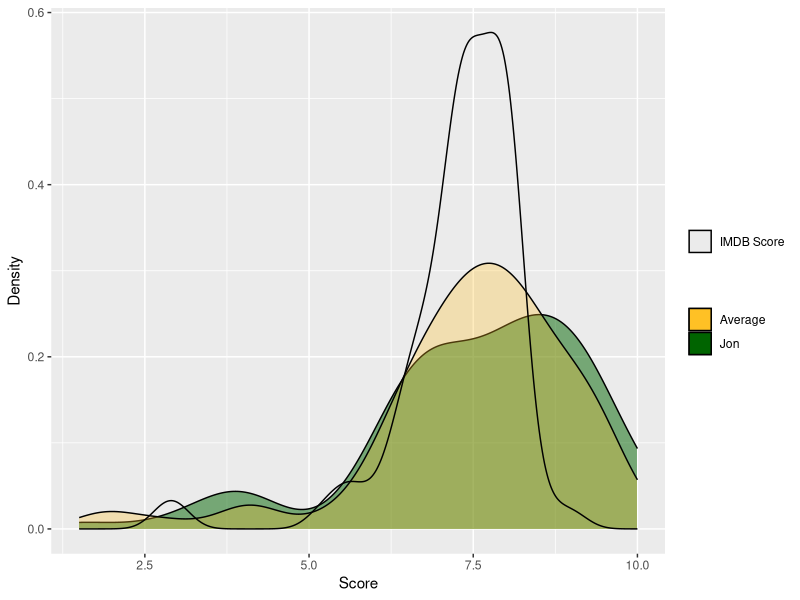
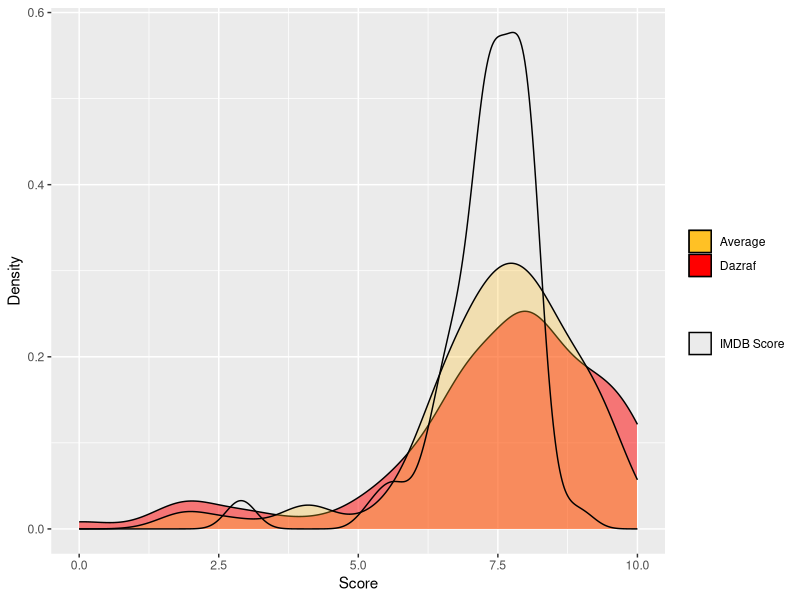
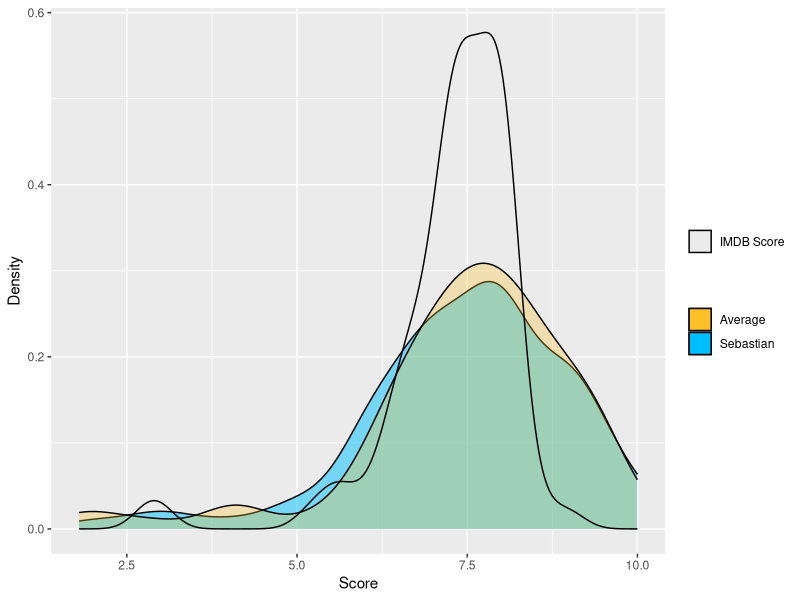
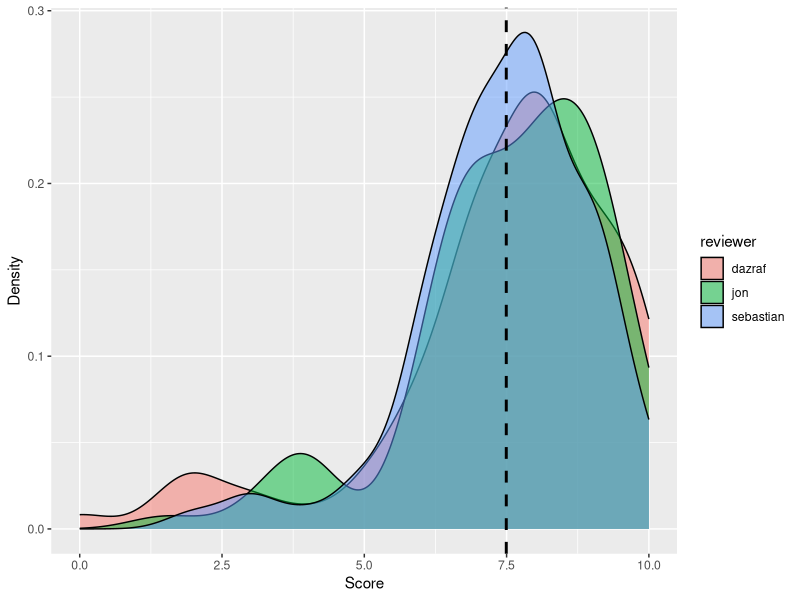
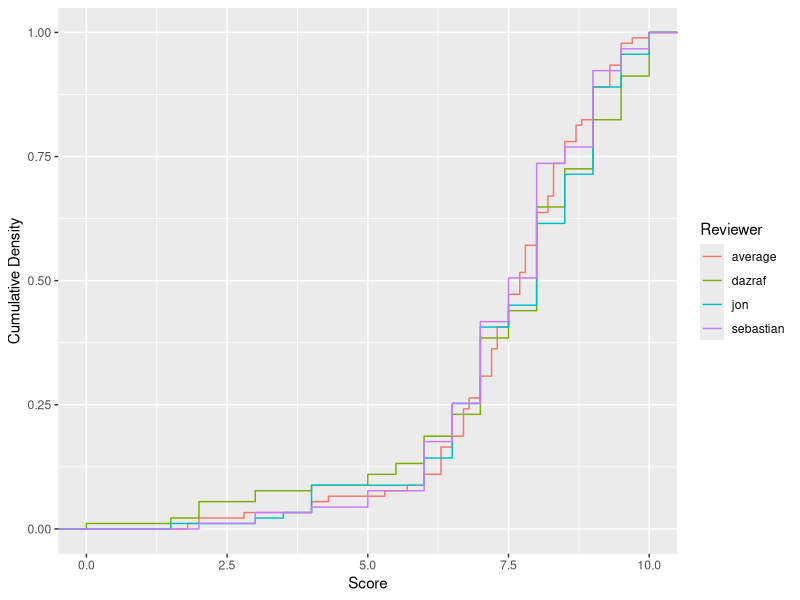

The R script that drew these images, in order:
## ---- chunk 1
library(knitr)
library(readr)
library(tidyverse)
library(lubridate)
library(broom)
library(arsenal)


# movie_list <- read_csv("Documents/movie_rater/movie_analysis/data/output/movie_list_current_clean.csv")
# setwd("~Documents/movie_rater/movie_analysis")
movie_list <- read_csv("data/output/movie_list_current_clean.csv")

# clean data and add features ---------------------------------------------

setwd("~/Documents/movie_rater/movie_analysis")

movies <-
  movie_list %>% 
  rename(imdb_year = Year) %>% 
  rename_all(tolower) %>% 
  rename(imdb_id =`imdb id`,
         imdb_score = `imdb score`) %>% 
  separate(month, into = c("month_reviewed", "year_reviewed"), sep = "/") %>% 
  mutate_at(c("month_reviewed", "year_reviewed"), as.numeric) %>% 
  mutate(decade = imdb_year - imdb_year %% 10 )

movies.long <-
  movies %>% 
  pivot_longer(cols = sebastian:average,
               names_to = "reviewer",
               values_to = "reviewer_score")

movies.genres <-
  movies %>% 
  pivot_longer(
    cols = genre_1:genre_6,
    names_to = "count_genres",
    values_to = "genre"
  ) %>% 
  filter(!is.na(genre))

movies.genres.long <-
  movies.long %>%
  pivot_longer(cols = genre_1:genre_6,
               names_to = "count_genres",
               values_to = "genre") %>%
  filter(!is.na(genre))


## ---- chunk 2

jon <- summary(movies$jon)
average <- summary(movies$average)
imdb <- summary(movies$imdb_score)

kable(rbind(jon, 
            average, 
            imdb))

## ---- chunk 3

ggplot(movies) +
  geom_density(aes(x = jon, fill = "Jon"),
               alpha = 0.5) +
  geom_density(aes(x = average, fill = "Average"),
               alpha = 0.3) +
  geom_density(aes(x = imdb_score, color = "IMDB Score")) +
  scale_fill_manual(name = "", values = c("Jon" = "darkgreen", "Average" = "goldenrod1")) +
  scale_color_manual(name = "", values = c("IMDB Score" = "black")) +
  xlab("Score") +
  ylab("Density")

## ---- chunk 4

dazraf <- summary(movies$dazraf)
average <- summary(movies$average)
imdb <- summary(movies$imdb_score)

kable(rbind(dazraf, 
            average, 
            imdb))

## ---- chunk 5

ggplot(movies) +
  geom_density(aes(x = dazraf, fill = "Dazraf"),
               alpha = 0.5) +
  geom_density(aes(x = average, fill = "Average"),
               alpha = 0.3) +
  geom_density(aes(x = imdb_score, color = "IMDB Score")) +
  scale_fill_manual(name = "", values = c("Dazraf" = "red", "Average" = "goldenrod1")) +
  scale_color_manual(name = "", values = c("IMDB Score" = "black")) +
  xlab("Score") +
  ylab("Density")

## ---- chunk 6

sebastian <- summary(movies$sebastian)
average <- summary(movies$average)
imdb <- summary(movies$imdb_score)

kable(rbind(sebastian, 
            average, 
            imdb))

## ---- chunk 7

ggplot(movies) +
  geom_density(aes(x = sebastian, fill = "Sebastian"),
               alpha = 0.5) +
  geom_density(aes(x = average, fill = "Average"),
               alpha = 0.3) +
  geom_density(aes(x = imdb_score, color = "IMDB Score")) +
  scale_fill_manual(name = "", values = c("Sebastian" = "deepskyblue", "Average" = "goldenrod1")) +
  scale_color_manual(name = "", values = c("IMDB Score" = "black")) +
  xlab("Score") +
  ylab("Density")

## ---- chunk 8

plot_multi_histogram <- function(df, feature, label_column) {
  plt <-
    ggplot(df, aes(x = eval(parse(text = feature)), fill = eval(parse(text =
                                                                        label_column)))) +
    # geom_histogram(
    #   alpha = 0.7,
    #   position = "identity",
    #   aes(y = ..density..),
    #   color = "black"
    # ) +
    geom_density(alpha = 0.5) +
    geom_vline(
      aes(xintercept = mean(eval(
        parse(text = feature)
      ))),
      color = "black",
      linetype = "dashed",
      size = 1
    ) +
    labs(x = "Score", y = "Density")
  plt + guides(fill = guide_legend(title = label_column))
}

plot_multi_histogram(movies.long %>% filter(reviewer != "average"),
                     'reviewer_score',
                     'reviewer')

ggplot(movies.long, aes(reviewer_score, colour = reviewer)) + 
  stat_ecdf()+
  scale_colour_hue(name="Reviewer"#, 
                   # labels=c('AAA','BBB', 'CCC')
                   ) +
  labs(x = "Score", y = "Cumulative Density")

## ---- chunk 9

summary(
  tableby(
    pick_coded ~ kwt(dazraf) + kwt(sebastian) + kwt(jon) + kwt(average),
    data = movies %>%
      mutate(pick_coded = ifelse(
        pick == "Farzad",
        "Dazraf pick",
        ifelse(
          pick == "Steven",
          "Sebastian pick",
          ifelse(pick == "Jon",
                 "Jon pick",
                 "")
        )
      )) %>%
      filter(pick != "All"),
    total = FALSE
  ),
  text = TRUE,
  pfootnote = TRUE
)

## ---- chunk 10

kable(
  movies %>%
  group_by(decade) %>%
  summarise(
    count_movies = n(),
    jon_average = mean(jon),
    jon_range = paste0(min(jon), " - ", max(jon)),
    dazraf_average = mean(dazraf),
    dazraf_range = paste0(min(dazraf), " - ", max(dazraf)),
    sebastian_average = mean(sebastian),
    sebastian_range = paste0(min(sebastian), " - ", max(sebastian)),
    avg_average = mean(average),
    avg_range = paste0(min(average), " - ", max(average)),
  )
)

## ---- chunk 11

kable(movies.genres %>%
        count(genre) %>%
        arrange(desc(n)))

kable(movies.genres.long %>%
       group_by(reviewer, genre) %>%
       summarise(mean_score = mean(reviewer_score)) %>% 
       filter(reviewer == "average") %>% 
       arrange(desc(mean_score)) #%>% 
       # pivot_wider(names_from = genre, values_from = mean_score)
)

## ---- chunk 12

kable(movies.genres.long %>%
       group_by(genre) %>%
       summarise(mean_score = mean(imdb_score)) %>% 
       # filter(reviewer == "average") %>% 
       arrange(desc(mean_score))
)

## ---- chunk 13

kable(
  movies.genres.long %>%
    group_by(reviewer, genre) %>%
    summarise(mean_score = mean(reviewer_score)) %>%
    filter(reviewer == "jon") %>%
    arrange(desc(mean_score)) %>%
    slice(1:5)
)

## ---- chunk 14

kable(
  movies.genres.long %>%
    group_by(reviewer, genre) %>%
    summarise(mean_score = mean(reviewer_score)) %>%
    filter(reviewer == "dazraf") %>%
    arrange(desc(mean_score)) %>%
    slice(1:5)
)

## ---- chunk 15

kable(
  movies.genres.long %>%
    group_by(reviewer, genre) %>%
    summarise(mean_score = mean(reviewer_score)) %>%
    filter(reviewer == "sebastian") %>%
    arrange(desc(mean_score)) %>%
    slice(1:5)
)
